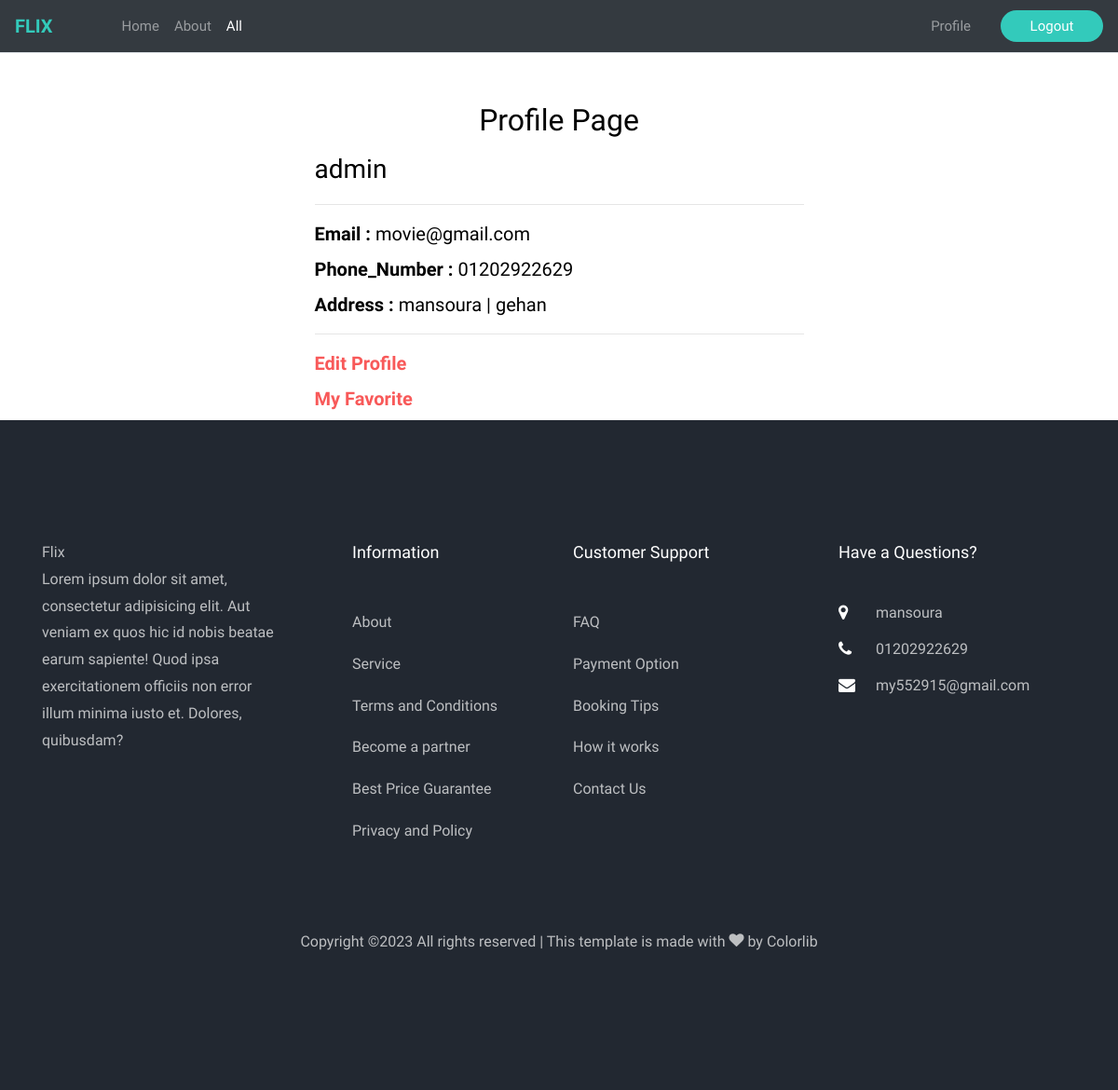
The page /accounts/profile/ (signed in) on the database as committed earlier.
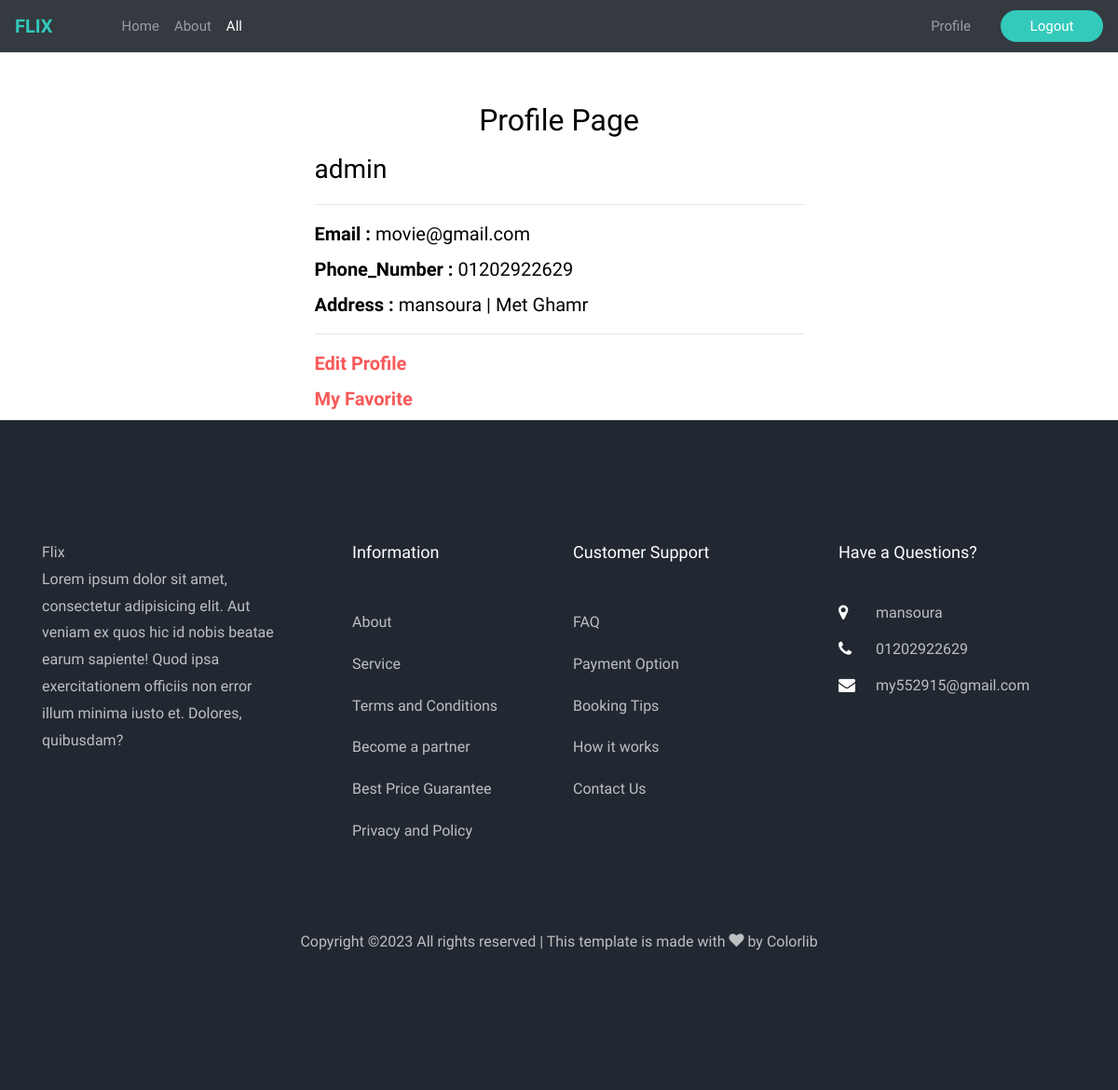
The same page on the database as committed later.
### accounts/models.py (models this page shows, shortened)
class Profile(models.Model):
    user = models.OneToOneField(User,on_delete=models.CASCADE)
    phone_number = models.CharField(max_length=20)
    address = models.CharField(max_length=50)
    image = models.ImageField(upload_to='users/')

### accounts/views.py (the view)
# urls.py: path('profile/' , views.profile , name='profile'),
def profile(request):
    profile=Profile.objects.get(user=request.user)
    return render(request,'profile/profile.html',{'profile':profile})

### accounts/templates/profile/profile.html
{% extends 'base.html' %}
{% load bootstrap4 %}
{% block body %}
<div class="container">
    <div class="col-md-6 mx-auto mt-5">
        <h2 style="text-align:center;">Profile Page</h2>
        <h3>{{profile.user.username}}</h3>
        <hr>
        <h5 ><b>Email : </b>{{profile.user.email}}</h5>
        <h5><b>Phone_Number : </b>{{profile.phone_number}}</h5>
        <h5><b>Address : </b>{{profile.address}}</h5>
        <hr>
        <h5><b> <a href="{% url 'accounts:edit_profile' %}">Edit Profile</a></b></h5>
        <h5><b> <a href="{% url 'accounts:myfavorite' %}">My Favorite</a></b></h5>
    </div>
</div>
{% endblock body %}

Rows that differ between the two databases and show on the page:
changed Profile "admin": address "mansoura | gehan" → "mansoura | Met Ghamr"
